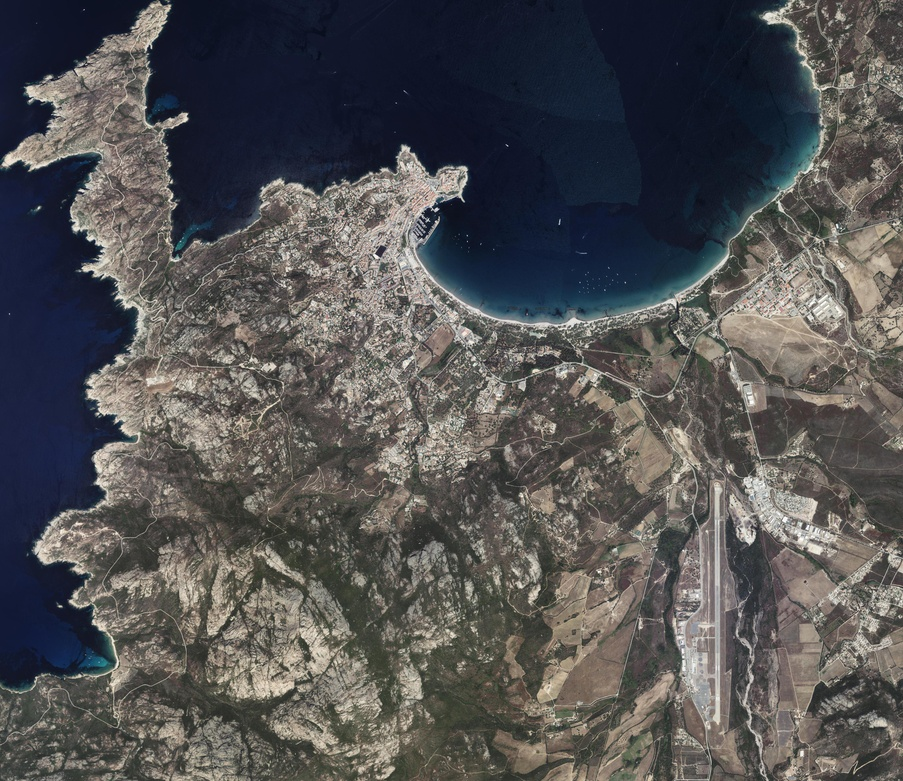
#> input picture assets/calvi-orthophoto.jpg, 903 x 781 px, shrunk from 4096 x 3542 before the run
$ python -i import-water-surface.py   (imports and definitions only)
#> lines starting #> are read from the running program, lines starting #| are printed output that depends on the picture; after the words box and inside, x2 and y2 are one past the last pixel; in counts of white or black regions, pixels touching at a corner belong together
#> further down, picture is the input picture: PIL image 903x781 RGB; mean R, G, B 82.9, 82.2, 83
#!/usr/bin/env python3
"""Derive conservative water-colour cells from archived genuine IGN JPEGs.

No network and no source-image mutation. --build is explicit; --check
recomputes every cell and verifies source fingerprints and real geometry.
The cells support artistic wave placement, never navigation or bathymetry.
"""
import argparse
from concurrent.futures import ThreadPoolExecutor
import hashlib
import importlib.util
import io
import json
import math
from pathlib import Path
import re
import sys

ROOT = Path(__file__).resolve().parents[1]
GRID_SIZE = 32
THRESHOLDS = {'blueMinusRedMinimum': 8, 'blueMinusGreenMinimum': 2,
    'blueMinimum': 25, 'luminanceMaximum': 110,
    'cellRule': 'Every source pixel in the cell must pass; one rejected pixel clears the cell'}
DEFAULT_OUTPUT = ROOT / 'data/calvi-water-surface.js'
SPEC = importlib.util.spec_from_file_location('imagery_tiles', Path(__file__).with_name('import-imagery-tiles.py'))
ATLAS = importlib.util.module_from_spec(SPEC)
# [1 line not run here, left out]


def classify_image(image, columns=GRID_SIZE, rows=GRID_SIZE):
    """Evaluate original RGB pixels; never blur/interpolate a boat into water."""
#> called with columns = 32, rows = 32
    from PIL import ImageChops
    if not isinstance(columns, int) or not isinstance(rows, int) or columns <= 0 or rows <= 0 or columns > image.width or rows > image.height:
        raise ValueError('Each classification cell must contain source pixels')
    red, green, blue = image.convert('RGB').split()
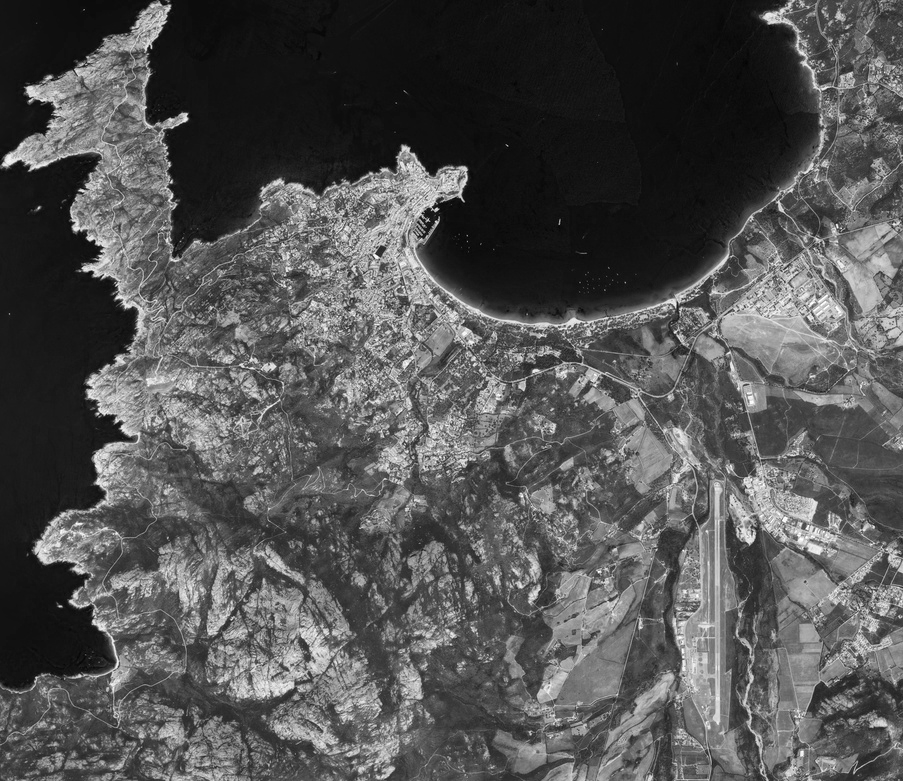
#> red: PIL image 903x781 L; min 2, max 255, mean 82.9
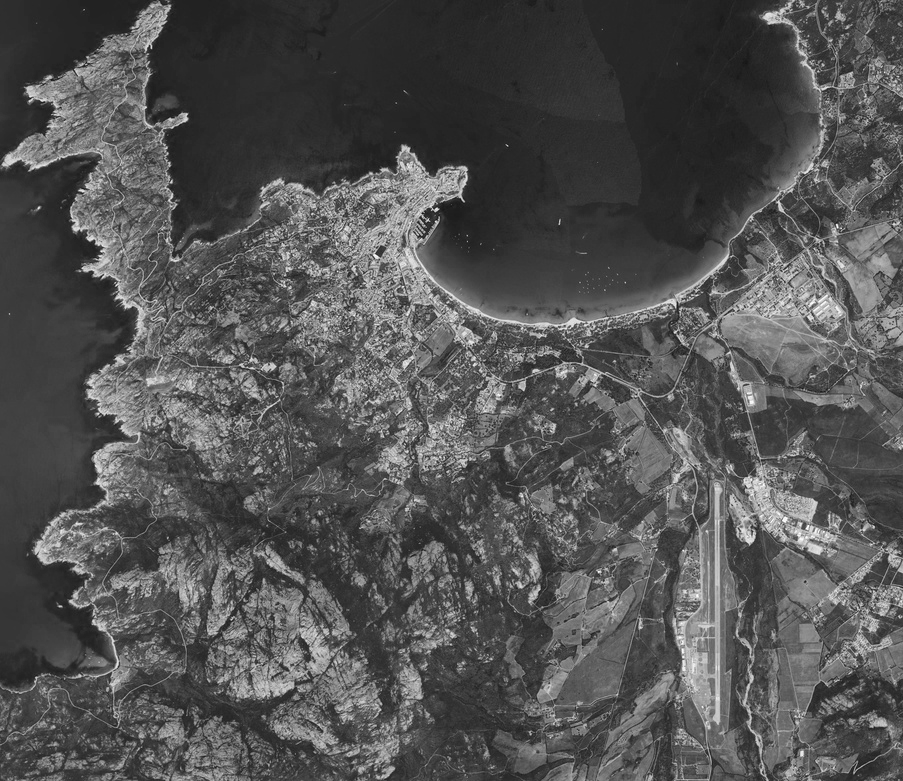
#> blue: PIL image 903x781 L; min 10, max 255, mean 83
    def at_least(value):
        return [0 if pixel < value else 255 for pixel in range(256)]
    mask = ImageChops.subtract(blue, red).point(at_least(THRESHOLDS['blueMinusRedMinimum']))
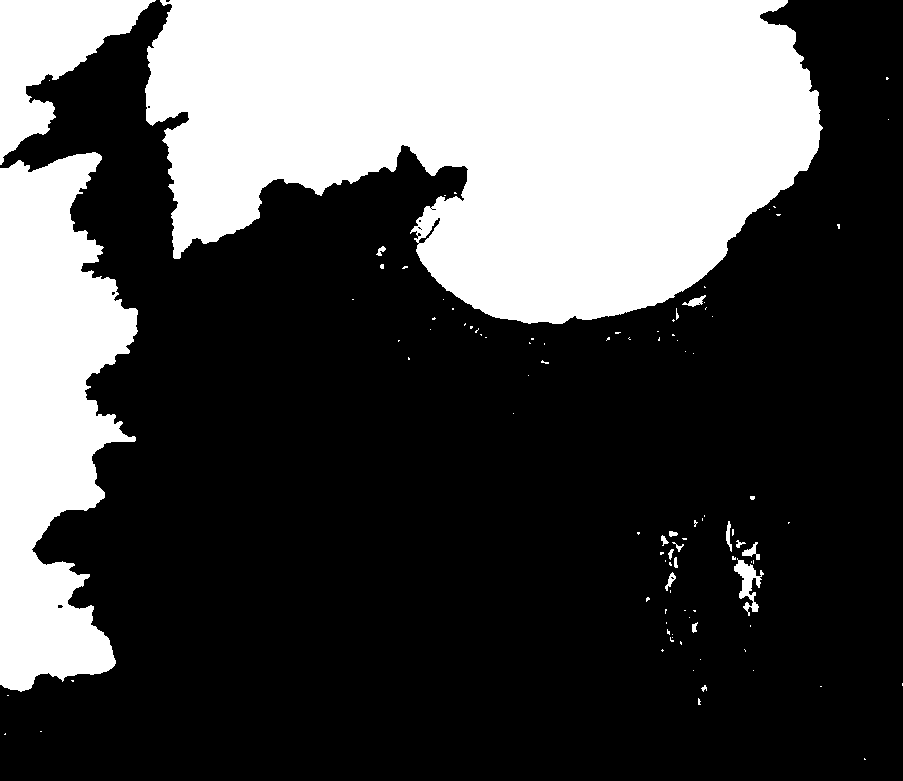
#> mask: PIL image 903x781 L; 31.4% white; 101 white regions (83 under 20 px), largest, box (x1, y1, x2, y2) and area: (145, 0, 823, 324) 159368, (0, 152, 138, 692) 48922, (0, 0, 156, 165) 11495
    mask = ImageChops.multiply(mask, ImageChops.subtract(blue, green).point(at_least(THRESHOLDS['blueMinusGreenMinimum'])))
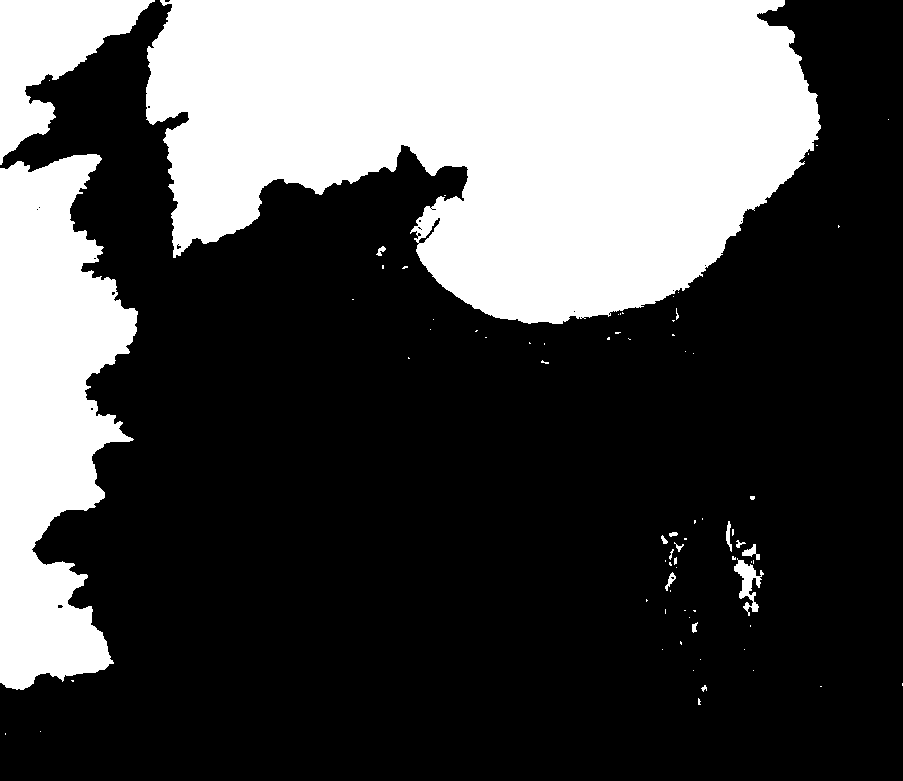
#> mask: PIL image 903x781 L; 31.1% white; 76 white regions (60 under 20 px), largest, box (x1, y1, x2, y2) and area: (146, 0, 821, 324) 157807, (0, 154, 138, 690) 48470, (0, 0, 155, 165) 11471
    mask = ImageChops.multiply(mask, blue.point(at_least(THRESHOLDS['blueMinimum'])))
#> mask: PIL image 903x781 L; 31.1% white; 76 white regions (60 under 20 px), largest, box (x1, y1, x2, y2) and area: (146, 0, 821, 324) 157799, (0, 154, 138, 690) 48469, (0, 0, 155, 165) 11471
    luminance = image.convert('RGB').convert('L').point([255 if pixel <= THRESHOLDS['luminanceMaximum'] else 0 for pixel in range(256)])
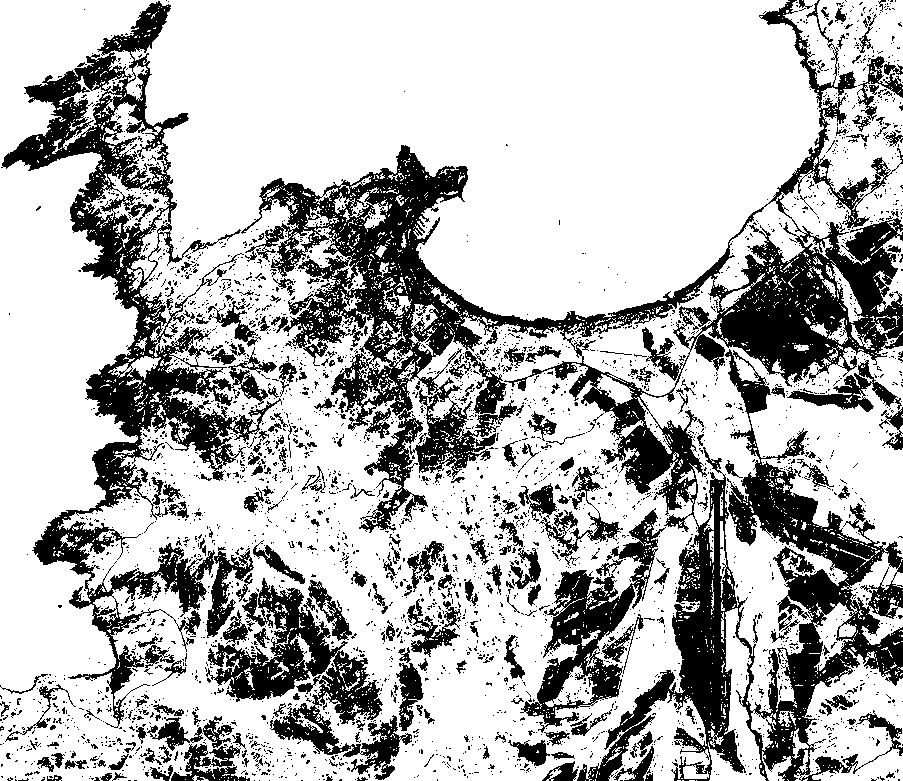
#> luminance: PIL image 903x781 L; 71.7% white; 3341 black regions (3084 under 20 px), largest, box (x1, y1, x2, y2) and area: (241, 0, 903, 781) 98094, (1, 1, 282, 728) 37663, (206, 578, 412, 780) 12556
    mask = ImageChops.multiply(mask, luminance)
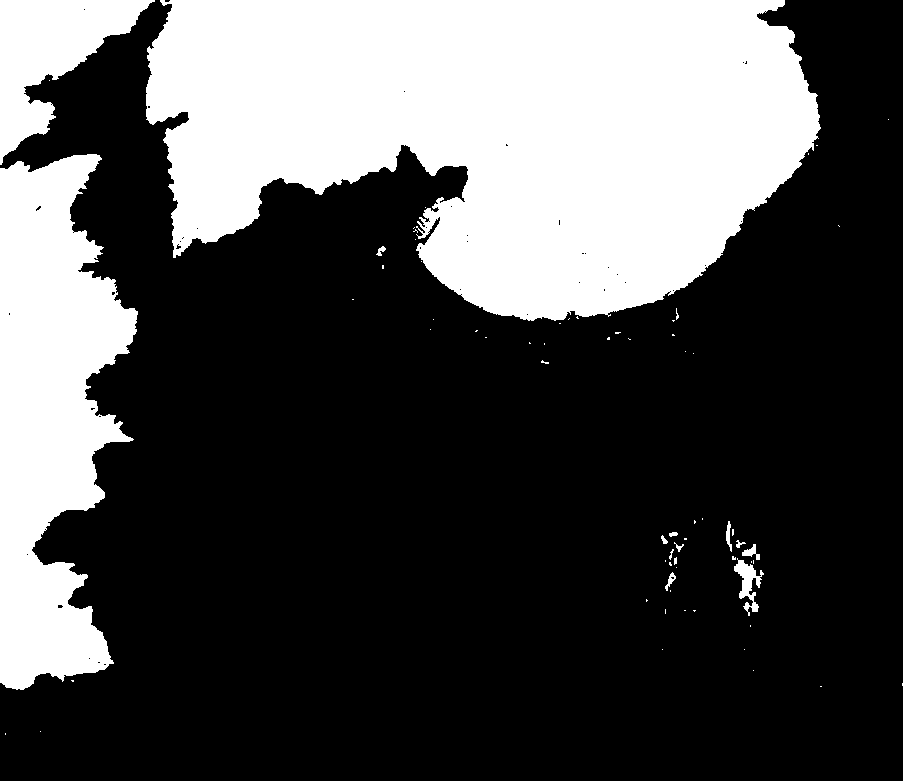
#> mask: PIL image 903x781 L; 30.9% white; 68 white regions (54 under 20 px), largest, box (x1, y1, x2, y2) and area: (146, 0, 821, 321) 156841, (0, 154, 138, 690) 48328, (0, 0, 155, 165) 11438
    bits = bytearray(math.ceil(columns * rows / 8))
    for row in range(rows):
        top, bottom = row * image.height // rows, (row + 1) * image.height // rows
        for column in range(columns):
            left, right = column * image.width // columns, (column + 1) * image.width // columns
            # Exact minimum, rather than an average: bright boats and quay
            # pixels must not disappear inside a mostly-water source cell.
            if mask.crop((left, top, right, bottom)).getextrema()[0] == 255:
                index = row * columns + column
                bits[index // 8] |= 1 << (7 - index % 8)
    return bits.hex()


# [113 lines left out: functions source_path, observe_tile, build_dataset, validate_dataset, read_dataset, main, not called in this run]


# [2 lines not run here, left out]

>>> from PIL import Image
>>> picture = Image.open('../assets/calvi-orthophoto.jpg')
>>> result = classify_image(picture)

$ run again, on assets/corsica-textures.png
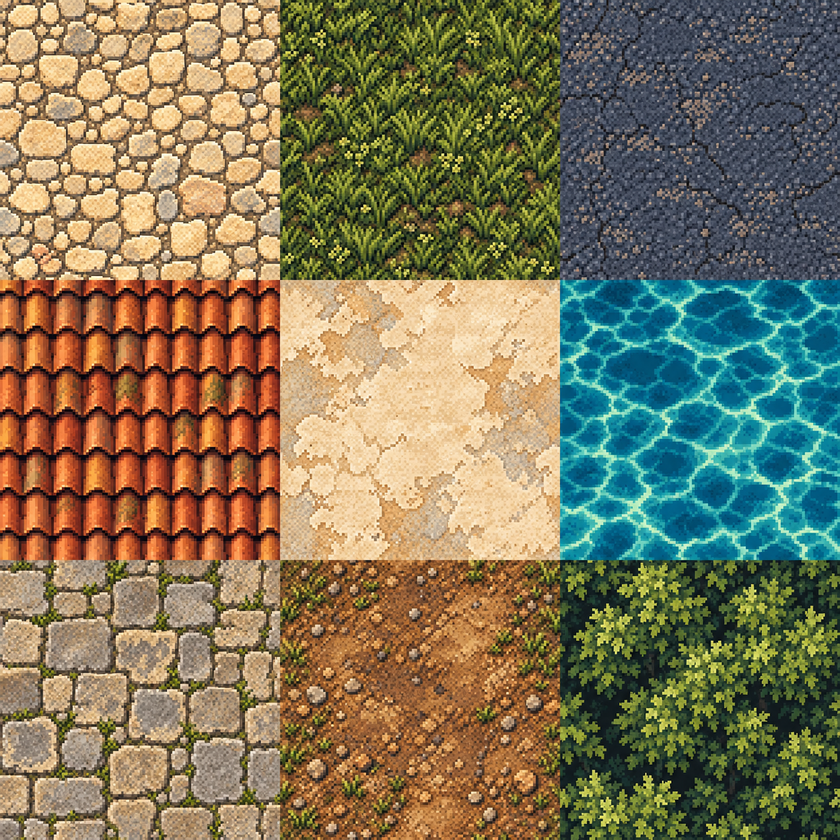
#> input picture assets/corsica-textures.png, 840 x 840 px, shrunk from 1254 x 1254 before the run
#> picture is the input picture: PIL image 840x840 RGB; mean R, G, B 126.3, 118, 89.3
#> in classify_image, `mask = ImageChops.subtract(blue, red).point(at_least(THRESHOLDS['blueM..`:
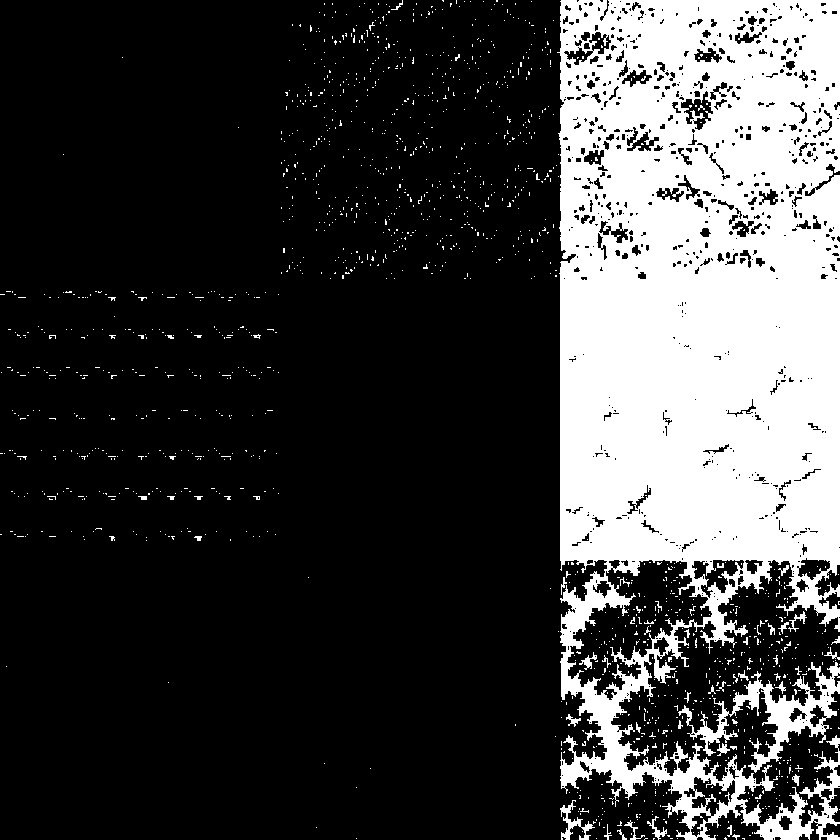
#> mask: PIL image 840x840 L; 24.9% white; 1491 white regions (1448 under 20 px), largest, box (x1, y1, x2, y2) and area: (557, 0, 840, 840) 165072, (678, 662, 840, 773) 4347, (560, 800, 595, 840) 404
#> luminance: PIL image 840x840 L; 52.1% white; 3436 black regions (2793 under 20 px), largest, box (x1, y1, x2, y2) and area: (0, 0, 840, 657) 174945, (189, 685, 291, 805) 8162, (409, 579, 528, 732) 7418
#> in classify_image, `mask = ImageChops.multiply(mask, luminance)`:
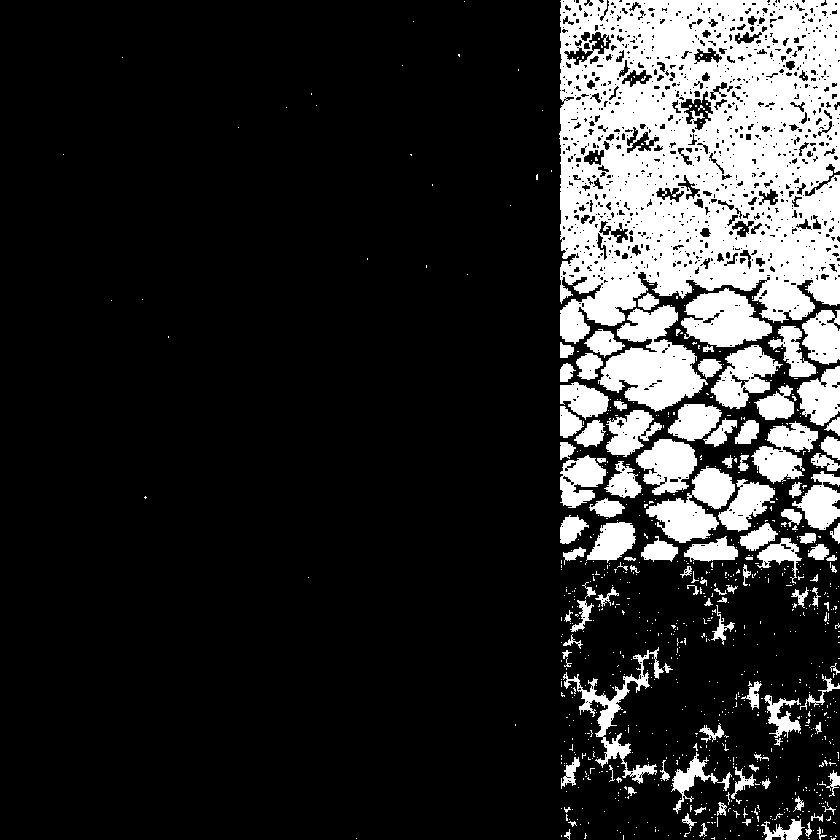
#> mask: PIL image 840x840 L; 18.1% white; 837 white regions (726 under 20 px), largest, box (x1, y1, x2, y2) and area: (559, 0, 840, 344) 72533, (598, 305, 708, 412) 6138, (681, 288, 772, 347) 3404
